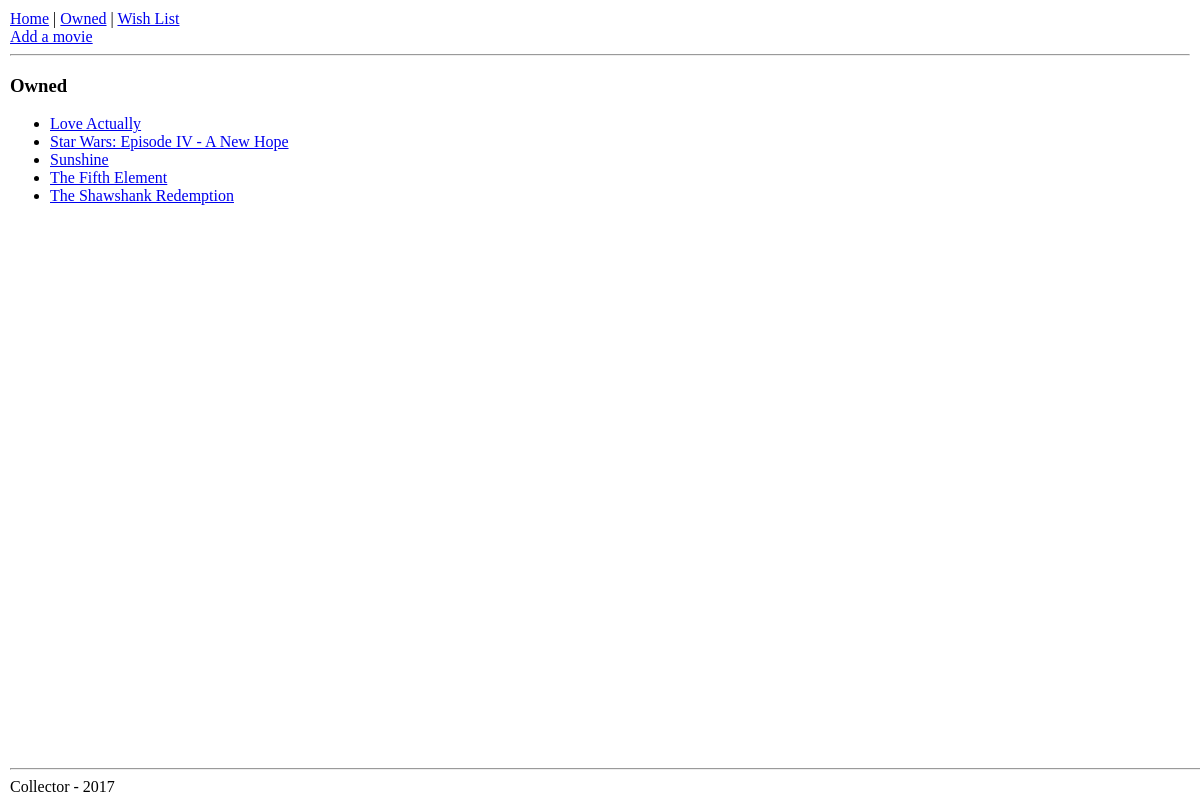
The page /movies/owned/ on the database as committed earlier.
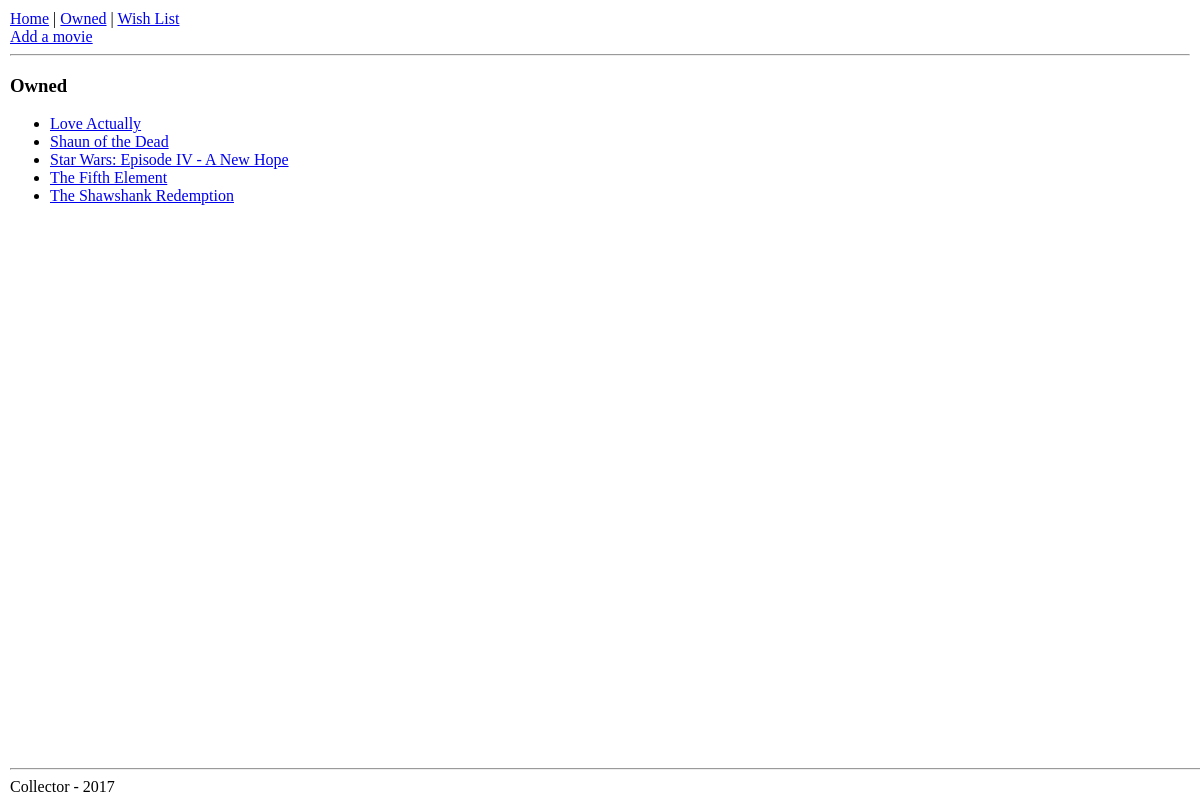
The same page on the database as committed later.
### movies/models.py (models this page shows, shortened)
class Movie(models.Model):
	GENRES = (
		('act', 'Action'),
		('com', 'Comedy'),
		('dra', 'Drama'),
		('fan', 'Fantasy'),
		('hor', 'Horror'),
		('sci', 'Science Fiction'),
		('doc', 'Documentary'),
		('rom', 'Romance'))
	STATUS = (
		('O', 'Owned'),
		('W', 'Wishlist'))
	status = models.CharField(
		max_length=1,
		choices=STATUS,
		null=False,
		default='O')
	title = models.CharField(max_length=100)
	runtime = models.PositiveIntegerField(default=0, blank=True)
	director = models.CharField(
		max_length=50,
		blank=True,
		validators=[validators.RegexValidator(
			regex=r'[A-Za-z]',
			message="Illegal characters. Use letters only")])
	genre = models.CharField(
		max_length=3,
		blank=True,
		choices=GENRES)
	year = models.CharField(
		max_length=4,
		blank=True,
		validators=[validators.RegexValidator(
			regex=r'[0-9]',
			message="Illegal characters. Use numbers only")])

### movies/views.py (the view)
# urls.py: url('owned/$', views.MoviesOwnedView.as_view(), name='owned'),
class MoviesOwnedView(ListView):
	context_object_name = 'movies'
	template_name = 'movies/owned.html'
	def get_queryset(self):
		return Movie.objects.order_by('title')

### movies/templates/movies/owned.html (shortened to what this page needs)
{% extends "base.html" %}
{% block content %}
<h3> Owned </h3>
{% if movies %}
	<ul>
	{% for movie in movies %}
		{% if movie.status == "O" %}
			<li><a href="{% url 'movies:detail' movie.id %}">{{movie.title}}</a></li>
		{% endif %}
	{% endfor %}
	</ul>
{% else %}
	<p>Nothing here.</p>
{% endif %}
{% endblock %}

### movies/templates/movies/base.html
{% load static %}
<link rel="stylesheet" type="text/css" href="{% static 'movies/style.css' %}" />
<!DOCTYPE html>
<html lan="en">
 <head><title>Collector</title></head>
<body>
<div class="container">
  <div id="header">
	  <nav>
	    <a href="{% url 'movies:index' %}">Home</a> |
	    <a href="{% url 'movies:owned' %}">Owned</a> |
		<a href="{% url 'movies:wishlist' %}">Wish List</a>
		<a href="{% url 'movies:addmovie' %}"><br>Add a movie</a>
	  </nav>
	  <hr>
  </div>
  <div id="content">{% block content %}{% endblock %}</div>
  <div id="footer"><hr>Collector - 2017</div>
</div>
</body>
</html>

### movies/static/movies/style.css (style rules this page uses)
html, body { margin:5; padding:0; height:100%; }
#content { padding-bottom:100px; }
#footer { width:100%; height:50px; position:absolute; bottom:0; }

Rows that differ between the two databases and show on the page:
removed Movie: title "Sunshine"
added Movie: title "Shaun of the Dead"
